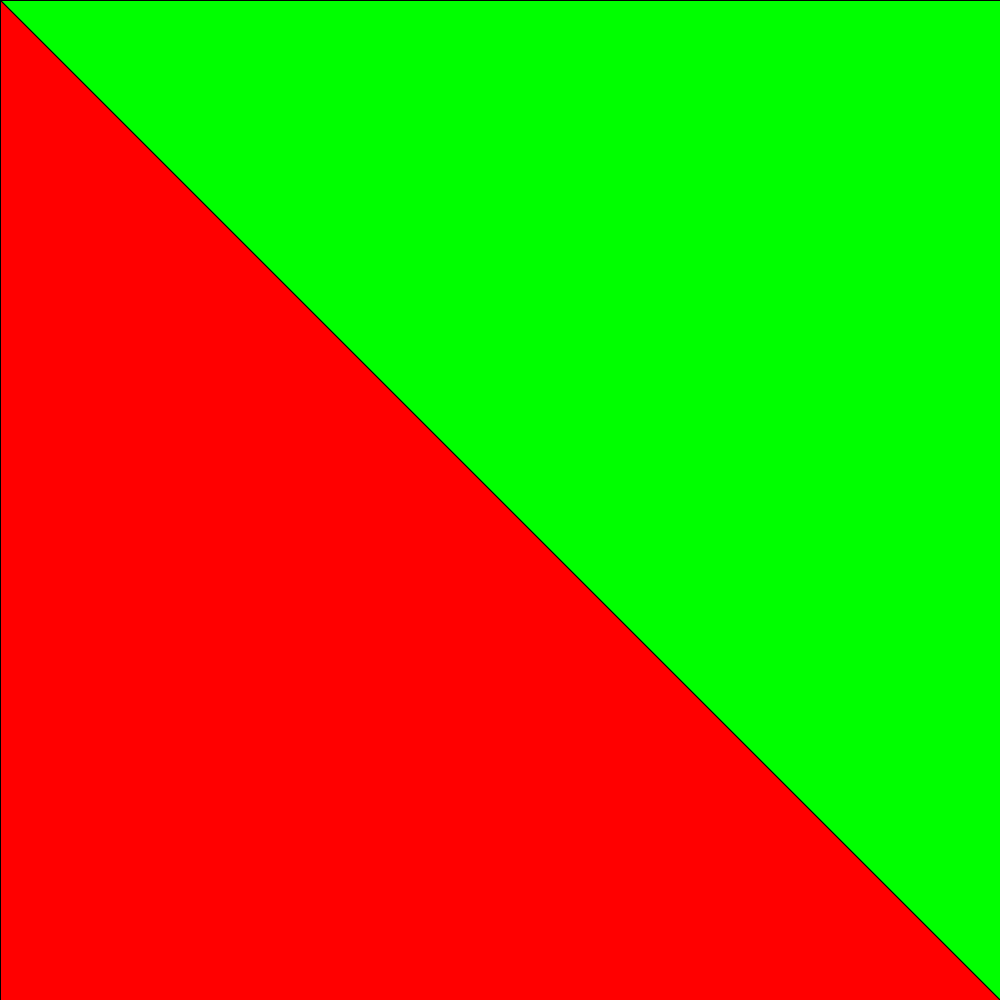
Frame 1 (no input)
Frame 60 (the mouse pressed at the canvas centre just before this capture): identical to frame 1, image omitted
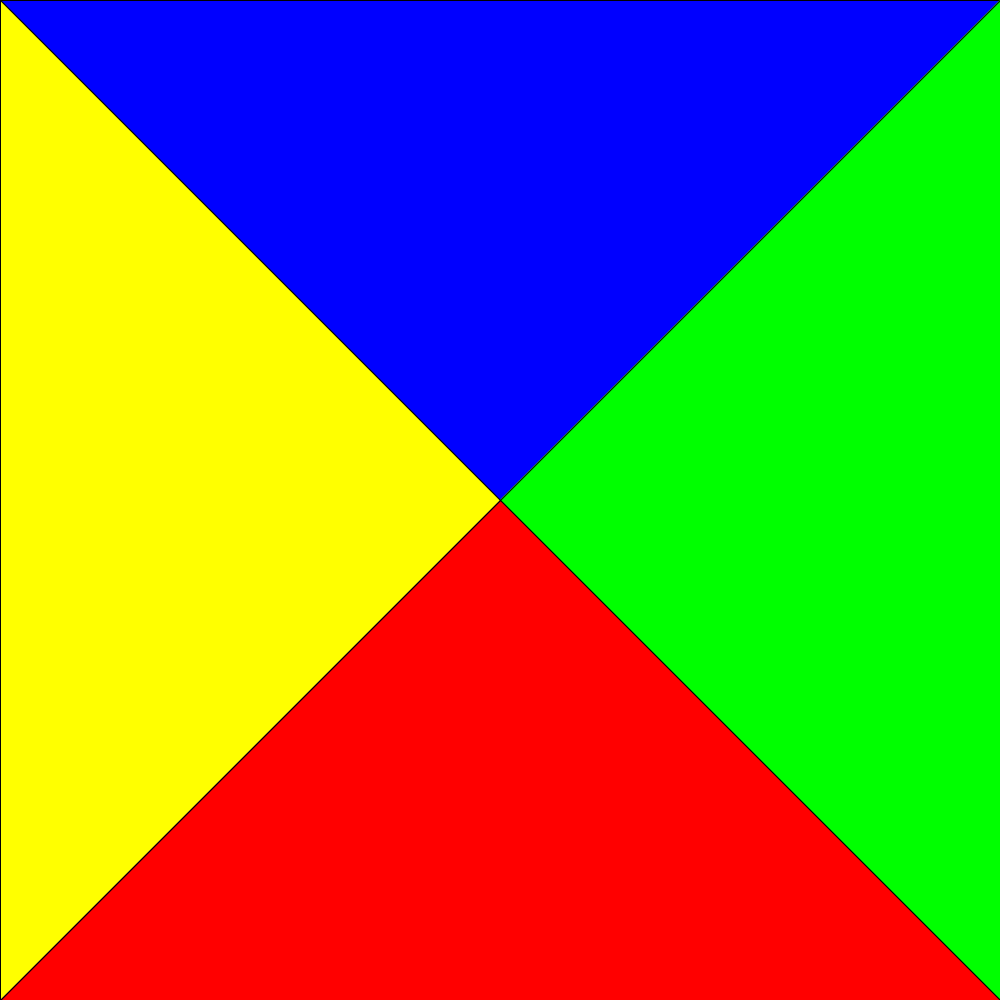
Frame 120 (the mouse held since frame 60 and released just before this capture)

The Processing sketch that drew these frames (run headless with seeded random() and noise(); from frame 60 on, the mouse is pressed at the canvas centre):

// Processing sketch: D3Challange2
// ── D3Challange2.pde
// D3 Challange 2: create 4 lines that follow the mouse
// one line from each corer. Show them the example so they understand the challange
// use the usefull cordinate sheets! It's really easy!
// start with lines
// then add background
// then try to color the triangles.
// when coloring the triangles you need 2 points from the usefull coordinate sheet and mouseX,mouseY as your third

void setup() {
  size(1000, 1000);
  background(255);
}
void draw() {
  background(255);
  line(0, 0, mouseX, mouseY);
  line(0, height, mouseX, mouseY);
  line(width, 0, mouseX, mouseY);
  line(width, height, mouseX, mouseY);

  fill(0, 0, 255);
  triangle(0, 0, width, 0, mouseX, mouseY);

  fill(0, 255, 0);
  triangle(width, 0, width, height, mouseX, mouseY);

  fill(255, 0, 0);
  triangle(width,height,0,height, mouseX, mouseY);
  
   fill(255,255,0);
 triangle(0,height,0,0,mouseX,mouseY);
}
